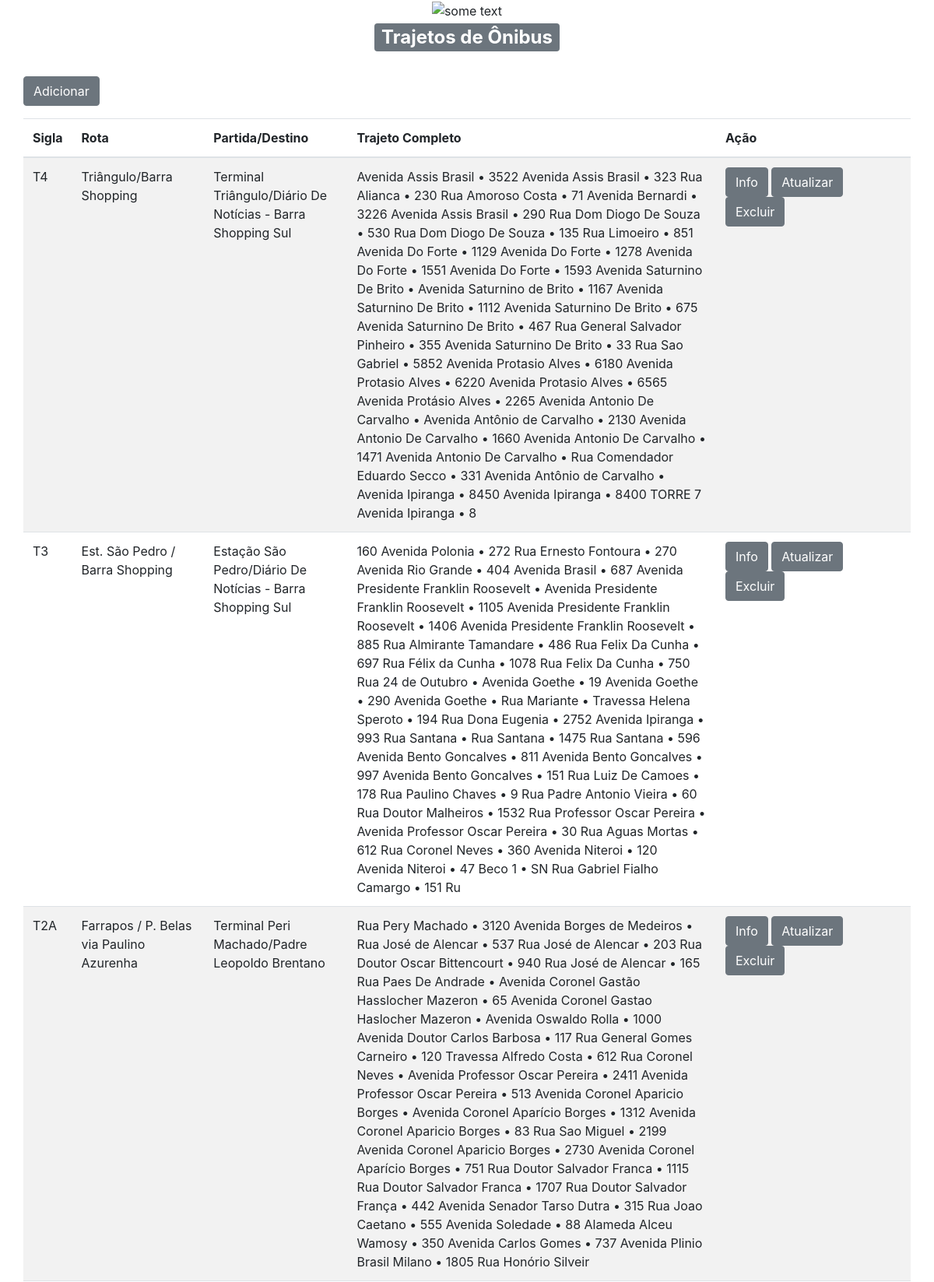
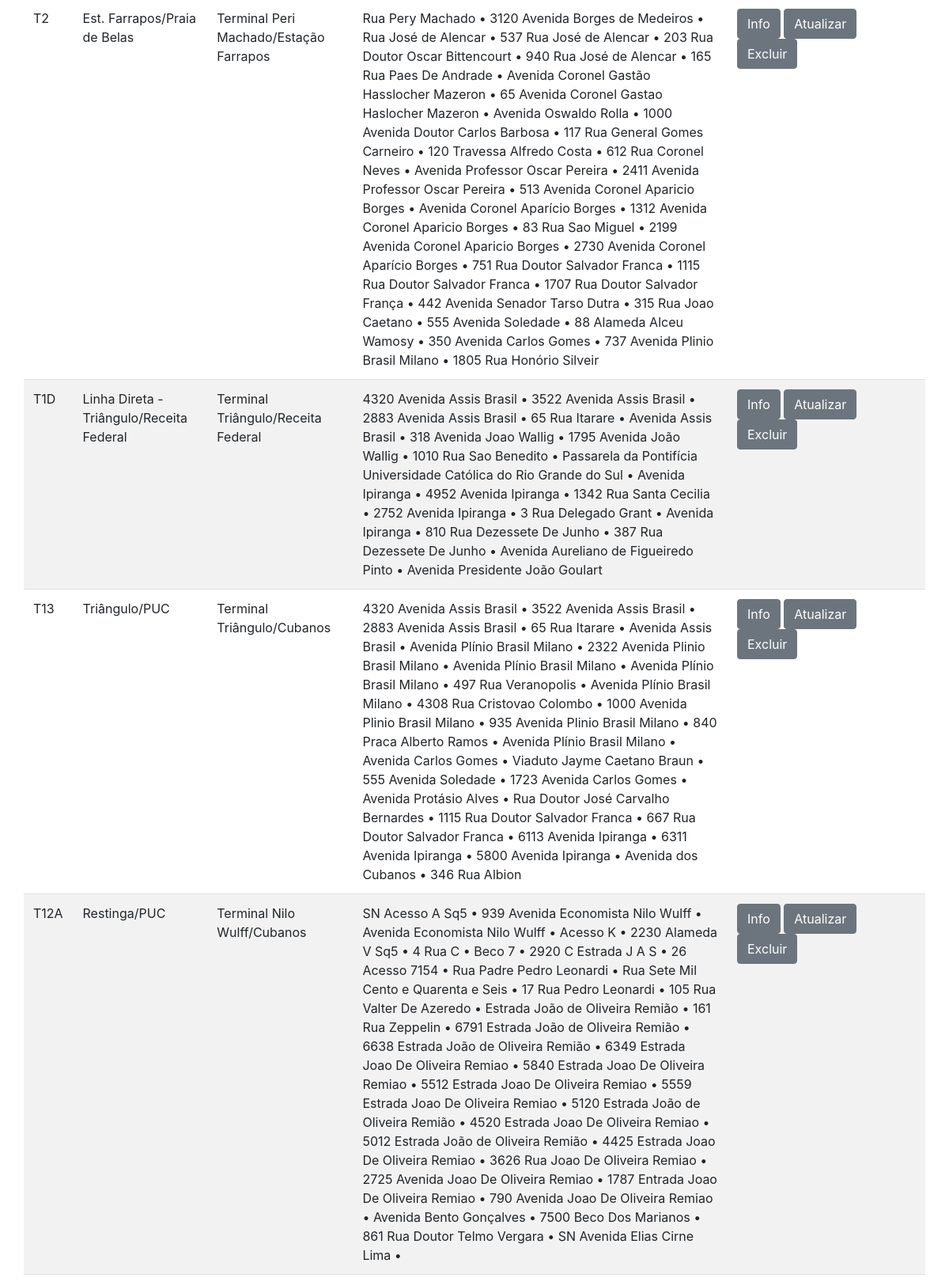
The page /site.php (upper part) on the database its author committed (2 pictures, top to bottom).
### tables this page shows
CREATE TABLE trajetos (
     id MEDIUMINT NOT NULL AUTO_INCREMENT,
     sigla VARCHAR(10) NOT NULL,
	 rota VARCHAR(100) NOT NULL,
	 partida_destino VARCHAR(100) NOT NULL,
	 trajeto_completo VARCHAR(1000) NOT NULL,
     PRIMARY KEY (id)
);

### site.php (the view, shortened to what this page needs)
<!DOCTYPE html>
<html lang="pt-br">
<head>
    <link rel="stylesheet" href="assets/css/bootstrap.min.css">
</head>
<body>
        <div class="container">
<div div align="center">
        <img src="https://st3.depositphotos.com/1504872/12727/v/950/depositphotos_127275128-stock-illustration-cartoon-yellow-bus.jpg" alt="some text" width=300 height=150>
        <h2><span class="badge badge-secondary">Trajetos de Ônibus</span></h2>
</div>
            <div class="row">
                <p>
                    <a href="create.php" class="btn btn-secondary">Adicionar</a>
                </p>
                <table class="table table-striped">
                    <thead>
                        <tr>
                            <th scope="col">Sigla</th>
                            <th scope="col">Rota</th>
                            <th scope="col">Partida/Destino</th>
                            <th scope="col">Trajeto Completo</th>
                            <th scope="col">Ação</th>
                        </tr>
                    </thead>
                    <tbody>
                        <?php
                        $pdo = Banco::conectar();
                        $sql = 'SELECT * FROM trajetos ORDER BY id DESC';
                        foreach($pdo->query($sql)as $row)
                        {
                            echo '<tr>';
                            echo '<td>'. $row['sigla'] . '</td>';
                            echo '<td>'. $row['rota'] . '</td>';
                            echo '<td>'. $row['partida_destino'] . '</td>';
                            echo '<td>'. $row['trajeto_completo'] . '</td>';
                            echo '<td width=250>';
                            echo '<a class="btn btn-secondary" href="read.php?id='.$row['id'].'">Info</a>';
                            echo '<a class="btn btn-secondary" href="update.php?id='.$row['id'].'">Atualizar</a>';
                            echo '<a class="btn btn-secondary" href="delete.php?id='.$row['id'].'">Excluir</a>';
                            echo '</td>';
                            echo '</tr>';
                        }
                        ?>
                    </tbody>
                </table>
            </div>
        </div>
</body>
</html>

### rows shown on the page
trajetos: sigla "T4", rota "Triângulo/Barra Shopping", partida_destino "Terminal Triângulo/Diário De Notícias - Barra Shopping Sul", trajeto_completo "Avenida Assis Brasil • 3522 Avenida Assis Brasil • 323 Rua Alianca • 230 Rua Amoroso Costa • 71 Avenida Bernardi • 3226 Avenida Assis Brasil • 290 Rua Dom Diogo De Souza • 530 Rua Dom Diogo De Souza • 135 Rua Limoeiro • 851 Avenida Do Forte • 1129 Avenida Do Forte • 1278 Avenida Do Forte • 1551 Avenida Do Forte • 1593 Avenida Saturnino De Brito • Avenida Saturnino de Brito • 1167 Avenida Saturnino De Brito • 1112 Avenida Saturnino De Brito • 675 Avenida Saturnino De Brito • 467 Rua General Salvador Pinheiro • 355 Avenida Saturnino De Brito • 33 Rua Sao Gabriel • 5852 Avenida Protasio Alves • 6180 Avenida Protasio Alves • 6220 Avenida Protasio Alves • 6565 Avenida Protásio Alves • 2265…"
trajetos: sigla "T3", rota "Est. São Pedro / Barra Shopping", partida_destino "Estação São Pedro/Diário De Notícias - Barra Shopping Sul", trajeto_completo "160 Avenida Polonia • 272 Rua Ernesto Fontoura • 270 Avenida Rio Grande • 404 Avenida Brasil • 687 Avenida Presidente Franklin Roosevelt • Avenida Presidente Franklin Roosevelt • 1105 Avenida Presidente Franklin Roosevelt • 1406 Avenida Presidente Franklin Roosevelt • 885 Rua Almirante Tamandare • 486 Rua Felix Da Cunha • 697 Rua Félix da Cunha • 1078 Rua Felix Da Cunha • 750 Rua 24 de Outubro • Avenida Goethe • 19 Avenida Goethe • 290 Avenida Goethe • Rua Mariante • Travessa Helena Speroto • 194 Rua Dona Eugenia • 2752 Avenida Ipiranga • 993 Rua Santana • Rua Santana • 1475 Rua Santana • 596 Avenida Bento Goncalves • 811 Avenida Bento Goncalves • 997 Avenida Bento Goncalves • 151 Rua Luiz…"
trajetos: sigla "T2A", rota "Farrapos / P. Belas via Paulino Azurenha", partida_destino "Terminal Peri Machado/Padre Leopoldo Brentano", trajeto_completo "Rua Pery Machado • 3120 Avenida Borges de Medeiros • Rua José de Alencar • 537 Rua José de Alencar • 203 Rua Doutor Oscar Bittencourt • 940 Rua José de Alencar • 165 Rua Paes De Andrade • Avenida Coronel Gastão Hasslocher Mazeron • 65 Avenida Coronel Gastao Haslocher Mazeron • Avenida Oswaldo Rolla • 1000 Avenida Doutor Carlos Barbosa • 117 Rua General Gomes Carneiro • 120 Travessa Alfredo Costa • 612 Rua Coronel Neves • Avenida Professor Oscar Pereira • 2411 Avenida Professor Oscar Pereira • 513 Avenida Coronel Aparicio Borges • Avenida Coronel Aparício Borges • 1312 Avenida Coronel Aparicio Borges • 83 Rua Sao Miguel • 2199 Avenida Coronel Aparicio Borges • 2730 Avenida Coronel Aparício…"
trajetos: sigla "T2", rota "Est. Farrapos/Praia de Belas", partida_destino "Terminal Peri Machado/Estação Farrapos", trajeto_completo "Rua Pery Machado • 3120 Avenida Borges de Medeiros • Rua José de Alencar • 537 Rua José de Alencar • 203 Rua Doutor Oscar Bittencourt • 940 Rua José de Alencar • 165 Rua Paes De Andrade • Avenida Coronel Gastão Hasslocher Mazeron • 65 Avenida Coronel Gastao Haslocher Mazeron • Avenida Oswaldo Rolla • 1000 Avenida Doutor Carlos Barbosa • 117 Rua General Gomes Carneiro • 120 Travessa Alfredo Costa • 612 Rua Coronel Neves • Avenida Professor Oscar Pereira • 2411 Avenida Professor Oscar Pereira • 513 Avenida Coronel Aparicio Borges • Avenida Coronel Aparício Borges • 1312 Avenida Coronel Aparicio Borges • 83 Rua Sao Miguel • 2199 Avenida Coronel Aparicio Borges • 2730 Avenida Coronel Aparício…"
trajetos: sigla "T1D", rota "Linha Direta - Triângulo/Receita Federal", partida_destino "Terminal Triângulo/Receita Federal", trajeto_completo "4320 Avenida Assis Brasil • 3522 Avenida Assis Brasil • 2883 Avenida Assis Brasil • 65 Rua Itarare • Avenida Assis Brasil • 318 Avenida Joao Wallig • 1795 Avenida João Wallig • 1010 Rua Sao Benedito • Passarela da Pontifícia Universidade Católica do Rio Grande do Sul • Avenida Ipiranga • 4952 Avenida Ipiranga • 1342 Rua Santa Cecilia • 2752 Avenida Ipiranga • 3 Rua Delegado Grant • Avenida Ipiranga • 810 Rua Dezessete De Junho • 387 Rua Dezessete De Junho • Avenida Aureliano de Figueiredo Pinto • Avenida Presidente João Goulart"
trajetos: sigla "T13", rota "Triângulo/PUC", partida_destino "Terminal Triângulo/Cubanos", trajeto_completo "4320 Avenida Assis Brasil • 3522 Avenida Assis Brasil • 2883 Avenida Assis Brasil • 65 Rua Itarare • Avenida Assis Brasil • Avenida Plínio Brasil Milano • 2322 Avenida Plinio Brasil Milano • Avenida Plínio Brasil Milano • Avenida Plínio Brasil Milano • 497 Rua Veranopolis • Avenida Plínio Brasil Milano • 4308 Rua Cristovao Colombo • 1000 Avenida Plinio Brasil Milano • 935 Avenida Plinio Brasil Milano • 840 Praca Alberto Ramos • Avenida Plínio Brasil Milano • Avenida Carlos Gomes • Viaduto Jayme Caetano Braun • 555 Avenida Soledade • 1723 Avenida Carlos Gomes • Avenida Protásio Alves • Rua Doutor José Carvalho Bernardes • 1115 Rua Doutor Salvador Franca • 667 Rua Doutor Salvador Franca •…"
trajetos: sigla "T12A", rota "Restinga/PUC", partida_destino "Terminal Nilo Wulff/Cubanos", trajeto_completo "SN Acesso A Sq5 • 939 Avenida Economista Nilo Wulff • Avenida Economista Nilo Wulff • Acesso K • 2230 Alameda V Sq5 • 4 Rua C • Beco 7 • 2920 C Estrada J A S • 26 Acesso 7154 • Rua Padre Pedro Leonardi • Rua Sete Mil Cento e Quarenta e Seis • 17 Rua Pedro Leonardi • 105 Rua Valter De Azeredo • Estrada João de Oliveira Remião • 161 Rua Zeppelin • 6791 Estrada João de Oliveira Remião • 6638 Estrada João de Oliveira Remião • 6349 Estrada Joao De Oliveira Remiao • 5840 Estrada Joao De Oliveira Remiao • 5512 Estrada Joao De Oliveira Remiao • 5559 Estrada Joao De Oliveira Remiao • 5120 Estrada João de Oliveira Remião • 4520 Estrada Joao De Oliveira Remiao • 5012 Estrada João de Oliveira Remião •…"
